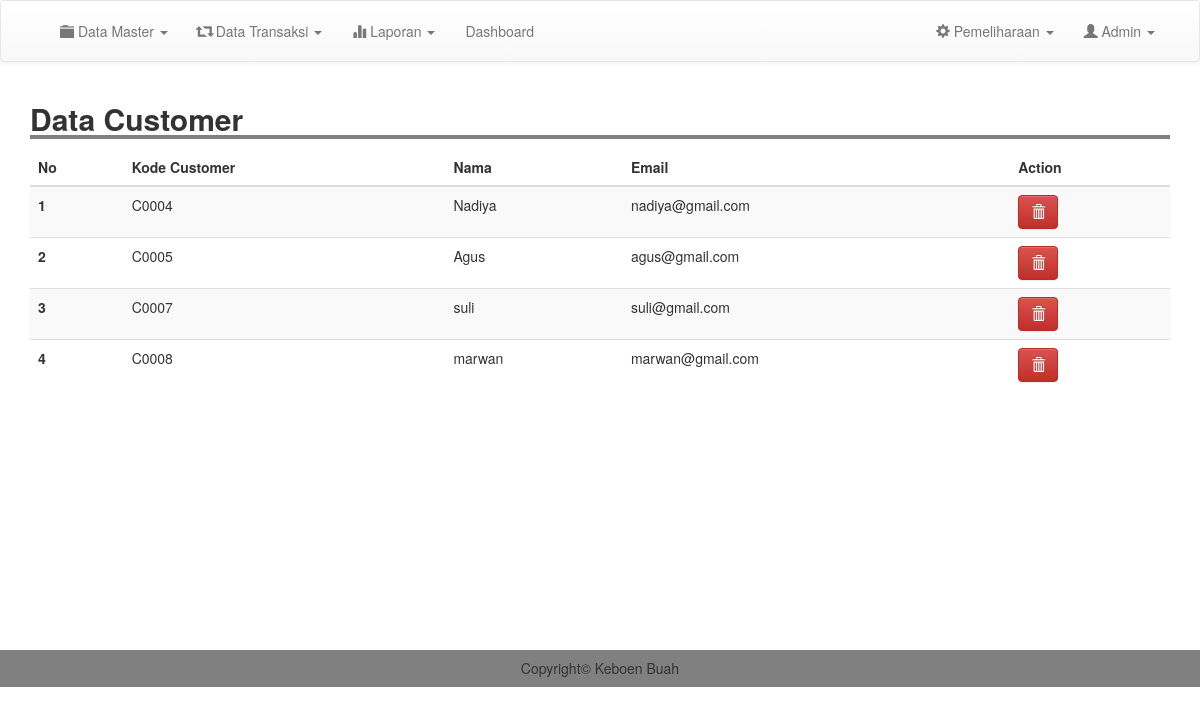
The app's page /admin/m_customer.php (signed in) with its own data.
### tables this page shows
CREATE TABLE `customer` (
  `kode_customer` varchar(100) NOT NULL,
  `nama` varchar(100) NOT NULL,
  `email` varchar(100) NOT NULL,
  `username` varchar(100) NOT NULL,
  `password` varchar(100) NOT NULL,
  `telp` varchar(200) NOT NULL
);

### admin/m_customer.php (the view, shortened to what this page needs)
<?php
include 'header.php';
?>
<div class="container">
	<h2 style=" width: 100%; border-bottom: 4px solid gray"><b>Data Customer</b></h2>
	<table class="table table-striped">
		<thead>
			<tr>
				<th scope="col">No</th>
				<th scope="col">Kode Customer</th>
				<th scope="col">Nama</th>
				<th scope="col">Email</th>
				<th scope="col">Action</th>
			</tr>
		</thead>
		<tbody>
			<?php
			$result = mysqli_query($conn, "SELECT * FROM customer order by kode_customer asc");
			$no =1;
			while ($row = mysqli_fetch_assoc($result)) {
				?>
				<tr>
					<th scope="row"><?php echo $no; ?></th>
					<td><?= $row['kode_customer'];  ?></td>
					<td><?= $row['nama'];  ?></td>
					<td><?= $row['email'];  ?></td>
					<td><a href="m_customer.php?kode=<?php echo $row['kode_customer'];?>&page=del" class="btn btn-danger" onclick="return confirm('Yakin Ingin Menghapus Data ?')"><i class="glyphicon glyphicon-trash"></i> </a></td>
				</tr>
				<?php
				$no++;
			}
			?>
		</tbody>
	</table>
</div>
<br>
<br>
<br>
<br>
<br>
<br>
<br>
<br>
<br>
<br>
<br>
<br>
<?php
include 'footer.php';
?>

### css/style.css (style rules this page uses)
body { margin:0; padding: 0; }

### records on screen
customer: kode_customer "C0004", nama "Nadiya", email "nadiya@gmail.com"
customer: kode_customer "C0005", nama "Agus", email "agus@gmail.com"
customer: kode_customer "C0007", nama "suli", email "suli@gmail.com"
customer: kode_customer "C0008", nama "marwan", email "marwan@gmail.com"
